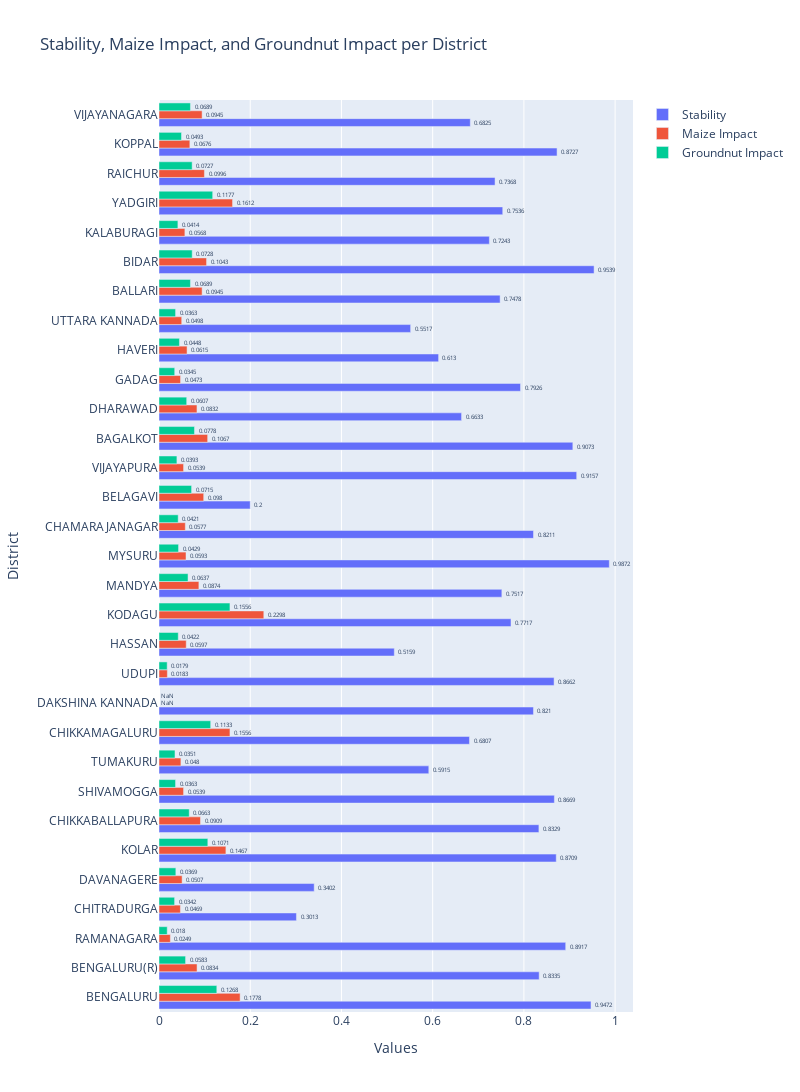

Notebook source saved alongside this figure:
### Code cell
import plotly.graph_objects as go
# result_df['stability']*result_df['Change_M_NPK_20']*(1-result_df['Change_G_NPK_20'])

filtered_df = result_df[['node','stability','Change_M_NPK_20', 'Change_G_NPK_20']]
filtered_df
# Create a bar plot
fig = go.Figure()
import plotly.graph_objects as go


# Add bars for each category and display values on each bar
fig.add_trace(go.Bar(
    y=filtered_df['node'],
    x=filtered_df['stability'],
    text=filtered_df['stability'].round(4), 
    textfont_size=15,
    textposition='outside',
    name='Stability',
    orientation='h'
))

fig.add_trace(go.Bar(
    y=filtered_df['node'],
    x=filtered_df['Change_M_NPK_20'],
    text=filtered_df['Change_M_NPK_20'].round(4),  
    textfont_size=15,
    textposition='outside',
    name='Maize Impact',
    orientation='h'
))

fig.add_trace(go.Bar(
    y=filtered_df['node'],
    x=filtered_df['Change_G_NPK_20'],
    text=filtered_df['Change_G_NPK_20'].round(4),  
    textfont_size=15,
    textposition='outside',
    name='Groundnut Impact',
    orientation='h'
))

# Update layout with increased plot size
fig.update_layout(
    title='Stability, Maize Impact, and Groundnut Impact per District',
    barmode='group',  # Group bars together
    xaxis_title='Values',
    yaxis_title='District',
    width=800,  # Increase width
    height=1200   # Increase height
)

# Show the plot
fig.show()

### Figure 1 — Plotly figure (JSON) as saved in the notebook; plotly's stock layout.template omitted (floating-point values rounded to 4 significant figures)
{"data": [{"name": "Stability", "orientation": "h", "text": [0.9472, 0.8335, 0.8917, 0.3013, 0.3402, 0.8709, 0.8329, 0.8669, 0.5915, 0.6807, 0.821, 0.8662, 0.5159, 0.7717, 0.7517, 0.9872, 0.8211, 0.2, 0.9157, 0.9073, 0.6633, 0.7926, 0.613, 0.5517, 0.7478, 0.9539, 0.7243, 0.7536, 0.7368, 0.8727, 0.6825], "textfont": {"size": 15}, "textposition": "outside", "type": "bar", "x": [0.9472, 0.8335, 0.8917, 0.3013, 0.3402, 0.8709, 0.8329, 0.8669, 0.5915, 0.6807, 0.821, 0.8662, 0.5159, 0.7717, 0.7517, 0.9872, 0.8211, 0.2, 0.9157, 0.9073, 0.6633, 0.7926, 0.613, 0.5517, 0.7478, 0.9539, 0.7243, 0.7536, 0.7368, 0.8727, 0.6825], "y": ["BENGALURU", "BENGALURU(R)", "RAMANAGARA", "CHITRADURGA", "DAVANAGERE", "KOLAR", "CHIKKABALLAPURA", "SHIVAMOGGA", "TUMAKURU", "CHIKKAMAGALURU", "DAKSHINA KANNADA", "UDUPI", "HASSAN", "KODAGU", "MANDYA", "MYSURU", "CHAMARAJANAGAR", "BELAGAVI", "VIJAYAPURA", "BAGALKOT", "DHARAWAD", "GADAG", "HAVERI", "UTTARA KANNADA", "BALLARI", "BIDAR", "KALABURAGI", "YADGIRI", "RAICHUR", "KOPPAL", "VIJAYANAGARA"]}, {"name": "Maize Impact", "orientation": "h", "text": [0.1778, 0.0834, 0.0249, 0.0469, 0.0507, 0.1467, 0.0909, 0.0539, 0.048, 0.1556, NaN, 0.0183, 0.0597, 0.2298, 0.0874, 0.0593, 0.0577, 0.098, 0.0539, 0.1067, 0.0832, 0.0473, 0.0615, 0.0498, 0.0945, 0.1043, 0.0568, 0.1612, 0.0996, 0.0676, 0.0945], "textfont": {"size": 15}, "textposition": "outside", "type": "bar", "x": [0.1778, 0.08341, 0.02488, 0.04691, 0.05068, 0.1467, 0.09093, 0.05387, 0.04805, 0.1556, NaN, 0.01835, 0.05971, 0.2298, 0.08743, 0.05925, 0.05768, 0.09798, 0.05387, 0.1067, 0.08325, 0.04725, 0.0615, 0.04982, 0.09452, 0.1043, 0.05677, 0.1612, 0.09959, 0.06764, 0.09452], "y": ["BENGALURU", "BENGALURU(R)", "RAMANAGARA", "CHITRADURGA", "DAVANAGERE", "KOLAR", "CHIKKABALLAPURA", "SHIVAMOGGA", "TUMAKURU", "CHIKKAMAGALURU", "DAKSHINA KANNADA", "UDUPI", "HASSAN", "KODAGU", "MANDYA", "MYSURU", "CHAMARAJANAGAR", "BELAGAVI", "VIJAYAPURA", "BAGALKOT", "DHARAWAD", "GADAG", "HAVERI", "UTTARA KANNADA", "BALLARI", "BIDAR", "KALABURAGI", "YADGIRI", "RAICHUR", "KOPPAL", "VIJAYANAGARA"]}, {"name": "Groundnut Impact", "orientation": "h", "text": [0.1268, 0.0583, 0.018, 0.0342, 0.0369, 0.1071, 0.0663, 0.0363, 0.0351, 0.1133, NaN, 0.0179, 0.0422, 0.1556, 0.0637, 0.0429, 0.0421, 0.0715, 0.0393, 0.0778, 0.0607, 0.0345, 0.0448, 0.0363, 0.0689, 0.0728, 0.0414, 0.1177, 0.0727, 0.0493, 0.0689], "textfont": {"size": 15}, "textposition": "outside", "type": "bar", "x": [0.1268, 0.05825, 0.01801, 0.03421, 0.03695, 0.1071, 0.06632, 0.03629, 0.03505, 0.1133, NaN, 0.01794, 0.04223, 0.1556, 0.06366, 0.04286, 0.04207, 0.07146, 0.03927, 0.07778, 0.06072, 0.03447, 0.04484, 0.03634, 0.06895, 0.0728, 0.04143, 0.1177, 0.07267, 0.04933, 0.06895], "y": ["BENGALURU", "BENGALURU(R)", "RAMANAGARA", "CHITRADURGA", "DAVANAGERE", "KOLAR", "CHIKKABALLAPURA", "SHIVAMOGGA", "TUMAKURU", "CHIKKAMAGALURU", "DAKSHINA KANNADA", "UDUPI", "HASSAN", "KODAGU", "MANDYA", "MYSURU", "CHAMARAJANAGAR", "BELAGAVI", "VIJAYAPURA", "BAGALKOT", "DHARAWAD", "GADAG", "HAVERI", "UTTARA KANNADA", "BALLARI", "BIDAR", "KALABURAGI", "YADGIRI", "RAICHUR", "KOPPAL", "VIJAYANAGARA"]}], "layout": {"barmode": "group", "height": 1200, "title": {"text": "Stability, Maize Impact, and Groundnut Impact per District"}, "width": 800, "xaxis": {"title": {"text": "Values"}}, "yaxis": {"title": {"text": "District"}}}}
